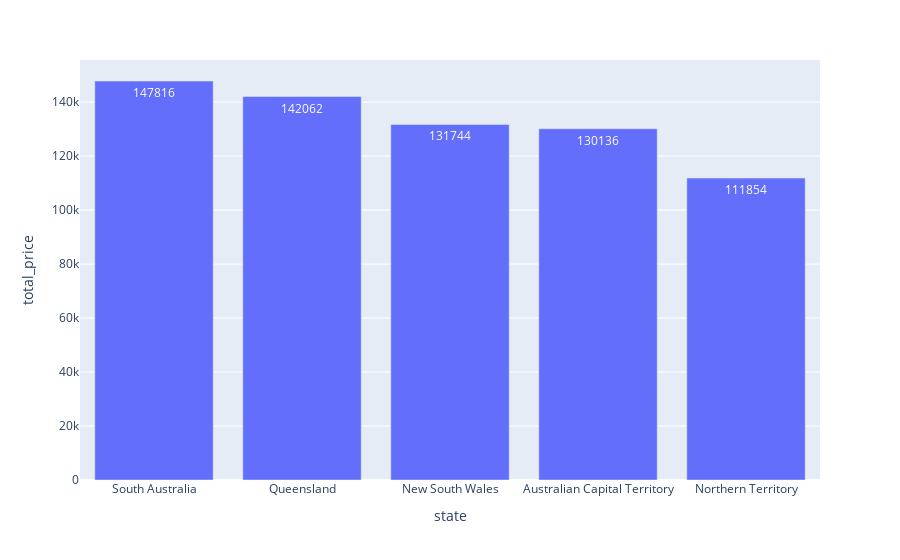

Notebook cell for this chart:
### Code cell
px.bar(data_frame=top_5_state ,x='state',y='total_price',text_auto='True')

### Figure 1 — Plotly figure (JSON) as saved in the notebook; plotly's stock layout.template omitted (floating-point values rounded to 4 significant figures)
{"data": [{"hovertemplate": "state=%{x}<br>total_price=%{y}<extra></extra>", "legendgroup": "", "marker": {"color": "#636efa", "pattern": {"shape": ""}}, "name": "", "orientation": "v", "showlegend": false, "textposition": "auto", "texttemplate": "%{y:True}", "type": "bar", "x": ["South Australia", "Queensland", "New South Wales", "Australian Capital Territory", "Northern Territory"], "xaxis": "x", "y": [147816, 142062, 131744, 130136, 111854], "yaxis": "y"}], "layout": {"barmode": "relative", "legend": {"tracegroupgap": 0}, "margin": {"t": 60}, "xaxis": {"anchor": "y", "domain": [0, 1], "title": {"text": "state"}}, "yaxis": {"anchor": "x", "domain": [0, 1], "title": {"text": "total_price"}}}}
